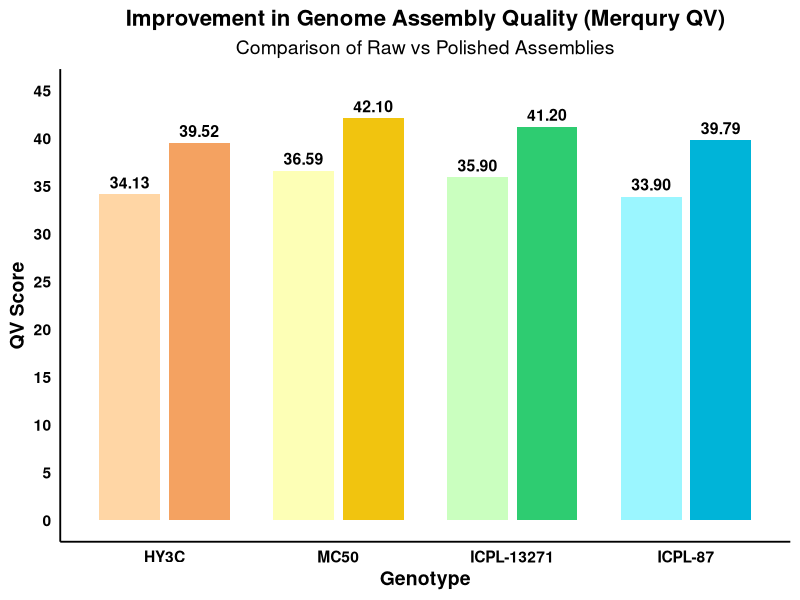

Source code (R):


library(tidyr)
library(ggplot2)

# 1️⃣ Data
qv_comparison_data <- data.frame(
  Genotype = factor(c("HY3C", "MC50", "ICPL-13271", "ICPL-87"),
  levels = c("HY3C", "MC50", "ICPL-13271", "ICPL-87")),
  QV_Before_Polishing = c(34.127, 36.59, 35.90, 33.90),
  QV_After_Polishing = c(39.52, 42.10, 41.20, 39.79)
)

# 2️⃣ Convert to long format
plot_data_long <- pivot_longer(
  qv_comparison_data,
  cols = starts_with("QV_"),
  names_to = "Polishing_Stage",
  values_to = "QV_Score"
)

# 3️⃣ Rename stages
plot_data_long$Polishing_Stage <- factor(
  plot_data_long$Polishing_Stage,
  levels = c("QV_Before_Polishing", "QV_After_Polishing"),
  labels = c("Raw Assembly", "Polished Assembly")
)

# 4️⃣ Create color grouping
plot_data_long$Color_Group <- interaction(plot_data_long$Genotype,
                                          plot_data_long$Polishing_Stage)

# 5️⃣ Custom Colors (Raw light, Polished dark)
custom_colors <- c(
  "HY3C.Raw Assembly" = "#FFD6A5",
  "HY3C.Polished Assembly" = "#F4A261",
  
  "MC50.Raw Assembly" = "#FDFFB6",
  "MC50.Polished Assembly" = "#F1C40F",
  
  "ICPL-13271.Raw Assembly" = "#CAFFBF",
  "ICPL-13271.Polished Assembly" = "#2ECC71",
  
  "ICPL-87.Raw Assembly" = "#9BF6FF",
  "ICPL-87.Polished Assembly" = "#00B4D8"
)

# 6️⃣ Plot
ggplot(plot_data_long,
       aes(x = Genotype, y = QV_Score, fill = Color_Group)) +
  
  geom_bar(stat = "identity",
           position = position_dodge(width = 0.8),
           width = 0.7) +
  
  geom_text(aes(label = sprintf("%.2f", QV_Score)),
            position = position_dodge(width = 0.8),
            vjust = -0.5,
            size = 4,
            fontface = "bold") +
  
  scale_fill_manual(values = custom_colors, guide = "none") +
  
  labs(
    title = "Improvement in Genome Assembly Quality (Merqury QV)",
    subtitle = "Comparison of Raw vs Polished Assemblies",
    x = "Genotype",
    y = "QV Score"
  ) +
  
  scale_y_continuous(limits = c(0, 45),
                     breaks = seq(0, 45, by = 5)) +
  
  theme_minimal(base_size = 14) +
  
  theme(
    panel.background = element_rect(fill = "white", color = NA),
    plot.background = element_rect(fill = "white", color = NA),
    panel.grid.major = element_blank(),
    panel.grid.minor = element_blank(),
    axis.line = element_line(color = "black"),
    axis.text = element_text(face = "bold", color = "black"),
    axis.title = element_text(face = "bold"),
    plot.title = element_text(hjust = 0.5, face = "bold", size = 16),
    plot.subtitle = element_text(hjust = 0.5)
  )
